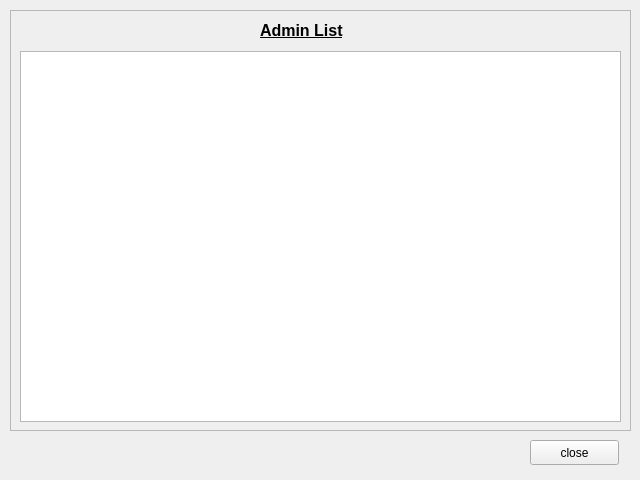
<?xml version="1.0" encoding="UTF-8"?>
<ui version="4.0">
 <class>adminList</class>
 <widget class="QWidget" name="adminList">
  <property name="geometry">
   <rect>
    <x>0</x>
    <y>0</y>
    <width>640</width>
    <height>480</height>
   </rect>
  </property>
  <property name="windowTitle">
   <string>Admins</string>
  </property>
  <widget class="QFrame" name="frame">
   <property name="geometry">
    <rect>
     <x>10</x>
     <y>10</y>
     <width>621</width>
     <height>421</height>
    </rect>
   </property>
   <property name="frameShape">
    <enum>QFrame::StyledPanel</enum>
   </property>
   <property name="frameShadow">
    <enum>QFrame::Raised</enum>
   </property>
   <widget class="QLabel" name="adminListLabel">
    <property name="geometry">
     <rect>
      <x>250</x>
      <y>0</y>
      <width>131</width>
      <height>41</height>
     </rect>
    </property>
    <property name="styleSheet">
     <string notr="true">font-size:12pt;
font-weight: bold;</string>
    </property>
    <property name="text">
     <string>&lt;html&gt;&lt;head/&gt;&lt;body&gt;&lt;p&gt;&lt;span style=&quot; text-decoration: underline;&quot;&gt;Admin List&lt;/span&gt;&lt;/p&gt;&lt;/body&gt;&lt;/html&gt;</string>
    </property>
   </widget>
   <widget class="QTableWidget" name="tableWidget">
    <property name="geometry">
     <rect>
      <x>10</x>
      <y>41</y>
      <width>601</width>
      <height>371</height>
     </rect>
    </property>
   </widget>
  </widget>
  <widget class="QPushButton" name="okbutton">
   <property name="geometry">
    <rect>
     <x>530</x>
     <y>440</y>
     <width>89</width>
     <height>25</height>
    </rect>
   </property>
   <property name="text">
    <string>close</string>
   </property>
  </widget>
 </widget>
 <resources/>
 <connections/>
</ui>
